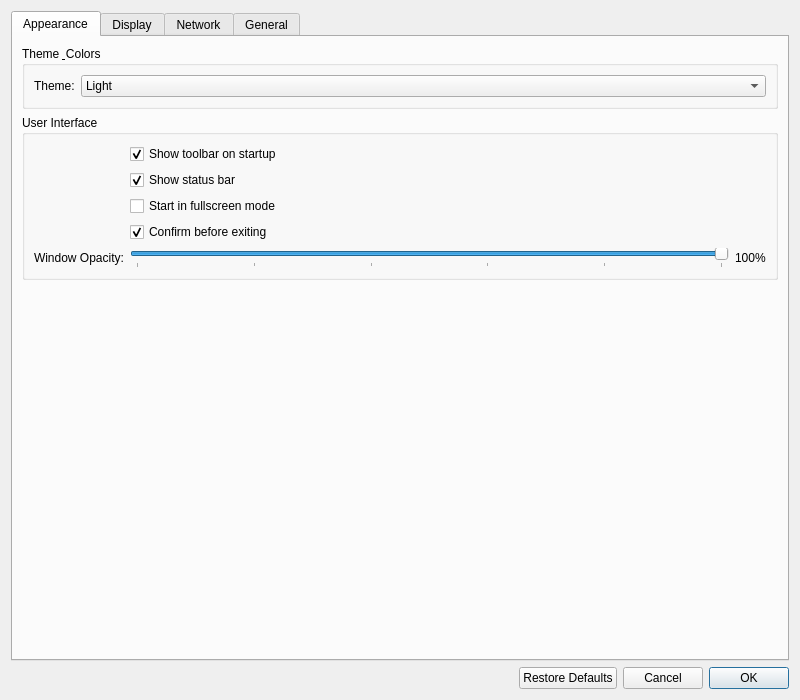
<?xml version="1.0" encoding="UTF-8"?>
<ui version="4.0">
 <class>SettingsDialog</class>
 <widget class="QDialog" name="SettingsDialog">
  <property name="geometry">
   <rect>
    <x>0</x>
    <y>0</y>
    <width>800</width>
    <height>700</height>
   </rect>
  </property>
  <property name="minimumSize">
   <size>
    <width>700</width>
    <height>600</height>
   </size>
  </property>
  <property name="windowTitle">
   <string>CCTV Viewer - Settings</string>
  </property>
  <property name="modal">
   <bool>true</bool>
  </property>
  <layout class="QVBoxLayout" name="verticalLayout">
   <item>
    <widget class="QTabWidget" name="tabWidget">
     <property name="currentIndex">
      <number>0</number>
     </property>
     <widget class="QWidget" name="appearanceTab">
      <attribute name="title">
       <string>Appearance</string>
      </attribute>
      <layout class="QVBoxLayout" name="appearanceLayout">
       <item>
        <widget class="QGroupBox" name="themeGroup">
         <property name="title">
          <string>Theme &amp; Colors</string>
         </property>
         <layout class="QFormLayout" name="themeFormLayout">
          <item row="0" column="0">
           <widget class="QLabel" name="themeLabel">
            <property name="text">
             <string>Theme:</string>
            </property>
           </widget>
          </item>
          <item row="0" column="1">
           <widget class="QComboBox" name="themeComboBox">
            <item>
             <property name="text">
              <string>Light</string>
             </property>
            </item>
            <item>
             <property name="text">
              <string>Dark</string>
             </property>
            </item>
            <item>
             <property name="text">
              <string>Auto (System)</string>
             </property>
            </item>
           </widget>
          </item>
         </layout>
        </widget>
       </item>
       <item>
        <widget class="QGroupBox" name="uiGroup">
         <property name="title">
          <string>User Interface</string>
         </property>
         <layout class="QFormLayout" name="uiFormLayout">
          <item row="0" column="1">
           <widget class="QCheckBox" name="showToolbarCheckBox">
            <property name="text">
             <string>Show toolbar on startup</string>
            </property>
            <property name="checked">
             <bool>true</bool>
            </property>
           </widget>
          </item>
          <item row="1" column="1">
           <widget class="QCheckBox" name="showStatusbarCheckBox">
            <property name="text">
             <string>Show status bar</string>
            </property>
            <property name="checked">
             <bool>true</bool>
            </property>
           </widget>
          </item>
          <item row="2" column="1">
           <widget class="QCheckBox" name="fullscreenStartupCheckBox">
            <property name="text">
             <string>Start in fullscreen mode</string>
            </property>
           </widget>
          </item>
          <item row="3" column="1">
           <widget class="QCheckBox" name="confirmExitCheckBox">
            <property name="text">
             <string>Confirm before exiting</string>
            </property>
            <property name="checked">
             <bool>true</bool>
            </property>
           </widget>
          </item>
          <item row="4" column="0">
           <widget class="QLabel" name="opacityLabel">
            <property name="text">
             <string>Window Opacity:</string>
            </property>
           </widget>
          </item>
          <item row="4" column="1">
           <layout class="QHBoxLayout" name="opacityLayout">
            <item>
             <widget class="QSlider" name="opacitySlider">
              <property name="minimum">
               <number>50</number>
              </property>
              <property name="maximum">
               <number>100</number>
              </property>
              <property name="value">
               <number>100</number>
              </property>
              <property name="orientation">
               <enum>Qt::Horizontal</enum>
              </property>
              <property name="tickPosition">
               <enum>QSlider::TicksBelow</enum>
              </property>
              <property name="tickInterval">
               <number>10</number>
              </property>
             </widget>
            </item>
            <item>
             <widget class="QLabel" name="opacityValueLabel">
              <property name="text">
               <string>100%</string>
              </property>
             </widget>
            </item>
           </layout>
          </item>
         </layout>
        </widget>
       </item>
       <item>
        <spacer name="appearanceVerticalSpacer">
         <property name="orientation">
          <enum>Qt::Vertical</enum>
         </property>
         <property name="sizeHint" stdset="0">
          <size>
           <width>20</width>
           <height>40</height>
          </size>
         </property>
        </spacer>
       </item>
      </layout>
     </widget>
     <widget class="QWidget" name="displayTab">
      <attribute name="title">
       <string>Display</string>
      </attribute>
      <layout class="QVBoxLayout" name="displayLayout">
       <item>
        <widget class="QGroupBox" name="gridGroup">
         <property name="title">
          <string>Camera Grid Layout</string>
         </property>
         <layout class="QFormLayout" name="gridFormLayout">
          <item row="0" column="0">
           <widget class="QLabel" name="columnsLabel">
            <property name="text">
             <string>Grid Columns:</string>
            </property>
           </widget>
          </item>
          <item row="0" column="1">
           <widget class="QSpinBox" name="columnsSpinBox">
            <property name="minimum">
             <number>1</number>
            </property>
            <property name="maximum">
             <number>10</number>
            </property>
            <property name="value">
             <number>3</number>
            </property>
           </widget>
          </item>
          <item row="1" column="0">
           <widget class="QLabel" name="aspectRatioLabel">
            <property name="text">
             <string>Camera Aspect Ratio:</string>
            </property>
           </widget>
          </item>
          <item row="1" column="1">
           <widget class="QComboBox" name="aspectRatioComboBox">
            <item>
             <property name="text">
              <string>16:9</string>
             </property>
            </item>
            <item>
             <property name="text">
              <string>4:3</string>
             </property>
            </item>
            <item>
             <property name="text">
              <string>1:1</string>
             </property>
            </item>
            <item>
             <property name="text">
              <string>Auto</string>
             </property>
            </item>
           </widget>
          </item>
          <item row="2" column="0">
           <widget class="QLabel" name="gridSpacingLabel">
            <property name="text">
             <string>Grid Spacing:</string>
            </property>
           </widget>
          </item>
          <item row="2" column="1">
           <widget class="QSpinBox" name="gridSpacingSpinBox">
            <property name="maximum">
             <number>20</number>
            </property>
            <property name="value">
             <number>5</number>
            </property>
            <property name="suffix">
             <string> px</string>
            </property>
           </widget>
          </item>
          <item row="3" column="1">
           <widget class="QCheckBox" name="showCameraNamesCheckBox">
            <property name="text">
             <string>Show camera names</string>
            </property>
            <property name="checked">
             <bool>true</bool>
            </property>
           </widget>
          </item>
          <item row="4" column="1">
           <widget class="QCheckBox" name="showCameraStatusCheckBox">
            <property name="text">
             <string>Show camera status</string>
            </property>
            <property name="checked">
             <bool>true</bool>
            </property>
           </widget>
          </item>
         </layout>
        </widget>
       </item>
       <item>
        <widget class="QGroupBox" name="videoGroup">
         <property name="title">
          <string>Video Display &amp; Performance</string>
         </property>
         <layout class="QFormLayout" name="videoFormLayout">
          <item row="0" column="0">
           <widget class="QLabel" name="fpsLimitLabel">
            <property name="text">
             <string>Default FPS Limit:</string>
            </property>
           </widget>
          </item>
          <item row="0" column="1">
           <widget class="QSpinBox" name="fpsLimitSpinBox">
            <property name="minimum">
             <number>1</number>
            </property>
            <property name="maximum">
             <number>60</number>
            </property>
            <property name="value">
             <number>30</number>
            </property>
            <property name="suffix">
             <string> FPS</string>
            </property>
           </widget>
          </item>
          <item row="1" column="0">
           <widget class="QLabel" name="bufferSizeLabel">
            <property name="text">
             <string>Stream Buffer Size:</string>
            </property>
           </widget>
          </item>
          <item row="1" column="1">
           <widget class="QSpinBox" name="bufferSizeSpinBox">
            <property name="minimum">
             <number>1</number>
            </property>
            <property name="maximum">
             <number>10</number>
            </property>
            <property name="value">
             <number>1</number>
            </property>
           </widget>
          </item>
          <item row="2" column="1">
           <widget class="QCheckBox" name="hardwareAccelCheckBox">
            <property name="text">
             <string>Use hardware acceleration (if available)</string>
            </property>
           </widget>
          </item>
          <item row="3" column="1">
           <widget class="QCheckBox" name="smoothScalingCheckBox">
            <property name="text">
             <string>Smooth video scaling</string>
            </property>
            <property name="checked">
             <bool>true</bool>
            </property>
           </widget>
          </item>
          <item row="4" column="0">
           <widget class="QLabel" name="videoQualityLabel">
            <property name="text">
             <string>Video Quality:</string>
            </property>
           </widget>
          </item>
          <item row="4" column="1">
           <widget class="QComboBox" name="videoQualityComboBox">
            <item>
             <property name="text">
              <string>High</string>
             </property>
            </item>
            <item>
             <property name="text">
              <string>Medium</string>
             </property>
            </item>
            <item>
             <property name="text">
              <string>Low</string>
             </property>
            </item>
            <item>
             <property name="text">
              <string>Auto</string>
             </property>
            </item>
           </widget>
          </item>
         </layout>
        </widget>
       </item>
       <item>
        <spacer name="displayVerticalSpacer">
         <property name="orientation">
          <enum>Qt::Vertical</enum>
         </property>
         <property name="sizeHint" stdset="0">
          <size>
           <width>20</width>
           <height>40</height>
          </size>
         </property>
        </spacer>
       </item>
      </layout>
     </widget>
     <widget class="QWidget" name="networkTab">
      <attribute name="title">
       <string>Network</string>
      </attribute>
      <layout class="QVBoxLayout" name="networkLayout">
       <item>
        <widget class="QGroupBox" name="connectionGroup">
         <property name="title">
          <string>Connection</string>
         </property>
         <layout class="QFormLayout" name="connectionFormLayout">
          <item row="0" column="0">
           <widget class="QLabel" name="timeoutLabel">
            <property name="text">
             <string>Connection Timeout:</string>
            </property>
           </widget>
          </item>
          <item row="0" column="1">
           <widget class="QSpinBox" name="timeoutSpinBox">
            <property name="minimum">
             <number>1</number>
            </property>
            <property name="maximum">
             <number>60</number>
            </property>
            <property name="value">
             <number>10</number>
            </property>
            <property name="suffix">
             <string> seconds</string>
            </property>
           </widget>
          </item>
          <item row="1" column="0">
           <widget class="QLabel" name="reconnectLabel">
            <property name="text">
             <string>Reconnect Interval:</string>
            </property>
           </widget>
          </item>
          <item row="1" column="1">
           <widget class="QSpinBox" name="reconnectSpinBox">
            <property name="minimum">
             <number>1</number>
            </property>
            <property name="maximum">
             <number>60</number>
            </property>
            <property name="value">
             <number>5</number>
            </property>
            <property name="suffix">
             <string> seconds</string>
            </property>
           </widget>
          </item>
          <item row="2" column="0">
           <widget class="QLabel" name="maxRetriesLabel">
            <property name="text">
             <string>Max Retries:</string>
            </property>
           </widget>
          </item>
          <item row="2" column="1">
           <widget class="QSpinBox" name="maxRetriesSpinBox">
            <property name="maximum">
             <number>20</number>
            </property>
            <property name="value">
             <number>3</number>
            </property>
           </widget>
          </item>
         </layout>
        </widget>
       </item>
       <item>
        <widget class="QGroupBox" name="advancedGroup">
         <property name="title">
          <string>Advanced</string>
         </property>
         <layout class="QFormLayout" name="advancedFormLayout">
          <item row="0" column="0">
           <widget class="QLabel" name="userAgentLabel">
            <property name="text">
             <string>User Agent:</string>
            </property>
           </widget>
          </item>
          <item row="0" column="1">
           <widget class="QComboBox" name="userAgentComboBox">
            <property name="editable">
             <bool>true</bool>
            </property>
            <item>
             <property name="text">
              <string>CCTV Viewer/1.0</string>
             </property>
            </item>
            <item>
             <property name="text">
              <string>VLC/3.0.0</string>
             </property>
            </item>
            <item>
             <property name="text">
              <string>Mozilla/5.0 (Windows NT 10.0; Win64; x64)</string>
             </property>
            </item>
           </widget>
          </item>
          <item row="1" column="1">
           <widget class="QCheckBox" name="tcpTransportCheckBox">
            <property name="text">
             <string>Force TCP transport</string>
            </property>
           </widget>
          </item>
         </layout>
        </widget>
       </item>
       <item>
        <spacer name="networkVerticalSpacer">
         <property name="orientation">
          <enum>Qt::Vertical</enum>
         </property>
         <property name="sizeHint" stdset="0">
          <size>
           <width>20</width>
           <height>40</height>
          </size>
         </property>
        </spacer>
       </item>
      </layout>
     </widget>
     <widget class="QWidget" name="generalTab">
      <attribute name="title">
       <string>General</string>
      </attribute>
      <widget class="QScrollArea" name="generalScrollArea">
       <property name="geometry">
        <rect>
         <x>0</x>
         <y>0</y>
         <width>792</width>
         <height>641</height>
        </rect>
       </property>
       <property name="widgetResizable">
        <bool>true</bool>
       </property>
       <widget class="QWidget" name="generalScrollAreaContents">
        <property name="geometry">
         <rect>
          <x>0</x>
          <y>0</y>
          <width>790</width>
          <height>639</height>
         </rect>
        </property>
        <layout class="QVBoxLayout" name="generalScrollLayout">
         <item>
          <widget class="QGroupBox" name="startupGroup">
           <property name="title">
            <string>Application Startup &amp; Behavior</string>
           </property>
           <layout class="QFormLayout" name="startupFormLayout">
            <item row="0" column="0">
             <widget class="QLabel" name="cameraStartupLabel">
              <property name="text">
               <string>Camera Startup:</string>
              </property>
             </widget>
            </item>
            <item row="0" column="1">
             <widget class="QCheckBox" name="autoStartCheckBox">
              <property name="text">
               <string>Auto-start all cameras on startup</string>
              </property>
              <property name="checked">
               <bool>true</bool>
              </property>
             </widget>
            </item>
            <item row="1" column="0">
             <widget class="QLabel" name="windowLayoutLabel">
              <property name="text">
               <string>Window Layout:</string>
              </property>
             </widget>
            </item>
            <item row="1" column="1">
             <widget class="QCheckBox" name="restoreLayoutCheckBox">
              <property name="text">
               <string>Restore window size and position</string>
              </property>
              <property name="checked">
               <bool>true</bool>
              </property>
             </widget>
            </item>
           </layout>
          </widget>
         </item>
         <item>
          <widget class="QGroupBox" name="trayGroup">
           <property name="title">
            <string>System Tray Integration</string>
           </property>
           <layout class="QFormLayout" name="trayFormLayout">
            <item row="0" column="0">
             <widget class="QLabel" name="closeBehaviorLabel">
              <property name="text">
               <string>Close Behavior:</string>
              </property>
             </widget>
            </item>
            <item row="0" column="1">
             <widget class="QCheckBox" name="closeTrayCheckBox">
              <property name="text">
               <string>Close to system tray (don't exit)</string>
              </property>
             </widget>
            </item>
           </layout>
          </widget>
         </item>
         <item>
          <spacer name="generalVerticalSpacer">
           <property name="orientation">
            <enum>Qt::Vertical</enum>
           </property>
           <property name="sizeHint" stdset="0">
            <size>
             <width>20</width>
             <height>40</height>
            </size>
           </property>
          </spacer>
         </item>
        </layout>
       </widget>
      </widget>
     </widget>
    </widget>
   </item>
   <item>
    <layout class="QHBoxLayout" name="buttonLayout">
     <item>
      <spacer name="horizontalSpacer">
       <property name="orientation">
        <enum>Qt::Horizontal</enum>
       </property>
       <property name="sizeHint" stdset="0">
        <size>
         <width>40</width>
         <height>20</height>
        </size>
       </property>
      </spacer>
     </item>
     <item>
      <widget class="QPushButton" name="restoreButton">
       <property name="text">
        <string>Restore Defaults</string>
       </property>
      </widget>
     </item>
     <item>
      <widget class="QPushButton" name="cancelButton">
       <property name="text">
        <string>Cancel</string>
       </property>
      </widget>
     </item>
     <item>
      <widget class="QPushButton" name="okButton">
       <property name="text">
        <string>OK</string>
       </property>
       <property name="default">
        <bool>true</bool>
       </property>
      </widget>
     </item>
    </layout>
   </item>
  </layout>
 </widget>
 <resources/>
 <connections>
  <connection>
   <sender>cancelButton</sender>
   <signal>clicked()</signal>
   <receiver>SettingsDialog</receiver>
   <slot>reject()</slot>
   <hints>
    <hint type="sourcelabel">
     <x>711</x>
     <y>680</y>
    </hint>
    <hint type="destinationlabel">
     <x>286</x>
     <y>274</y>
    </hint>
   </hints>
  </connection>
  <connection>
   <sender>okButton</sender>
   <signal>clicked()</signal>
   <receiver>SettingsDialog</receiver>
   <slot>accept()</slot>
   <hints>
    <hint type="sourcelabel">
     <x>767</x>
     <y>680</y>
    </hint>
    <hint type="destinationlabel">
     <x>224</x>
     <y>274</y>
    </hint>
   </hints>
  </connection>
  <connection>
   <sender>opacitySlider</sender>
   <signal>valueChanged(int)</signal>
   <receiver>opacityValueLabel</receiver>
   <slot>setNum(int)</slot>
   <hints>
    <hint type="sourcelabel">
     <x>650</x>
     <y>180</y>
    </hint>
    <hint type="destinationlabel">
     <x>750</x>
     <y>180</y>
    </hint>
   </hints>
  </connection>
 </connections>
</ui>
